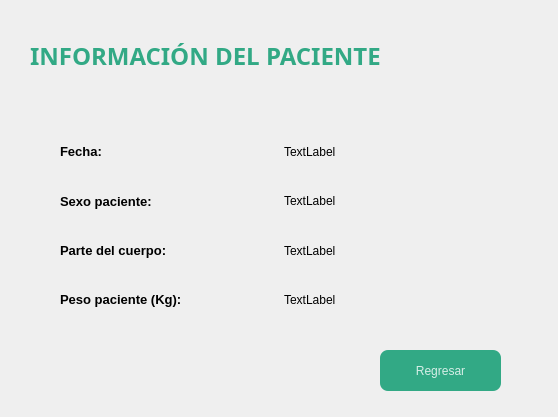
<?xml version="1.0" encoding="UTF-8"?>
<ui version="4.0">
 <class>Dialog</class>
 <widget class="QDialog" name="Dialog">
  <property name="geometry">
   <rect>
    <x>0</x>
    <y>0</y>
    <width>558</width>
    <height>417</height>
   </rect>
  </property>
  <property name="windowTitle">
   <string>Dialog</string>
  </property>
  <widget class="QLabel" name="label">
   <property name="geometry">
    <rect>
     <x>30</x>
     <y>40</y>
     <width>501</width>
     <height>31</height>
    </rect>
   </property>
   <property name="font">
    <font>
     <family>Arial Black</family>
     <pointsize>18</pointsize>
     <weight>75</weight>
     <bold>true</bold>
    </font>
   </property>
   <property name="text">
    <string>INFORMACIÓN DEL PACIENTE</string>
   </property>
   <property name="styleSheet">
    <string>color: #32a985;</string>
   </property>
  </widget>  <widget class="QWidget" name="gridLayoutWidget">
   <property name="geometry">
    <rect>
     <x>60</x>
     <y>130</y>
     <width>441</width>
     <height>191</height>
    </rect>
   </property>
   <layout class="QGridLayout" name="gridLayout">
    <item row="2" column="0">
     <widget class="QLabel" name="label_6">
      <property name="font">
       <font>
        <pointsize>10</pointsize>
        <weight>75</weight>
        <bold>true</bold>
       </font>
      </property>
      <property name="text">
       <string>Sexo paciente:</string>
      </property>
     </widget>
    </item>
    <item row="4" column="0">
     <widget class="QLabel" name="label_2">
      <property name="font">
       <font>
        <pointsize>10</pointsize>
        <weight>75</weight>
        <bold>true</bold>
       </font>
      </property>
      <property name="text">
       <string>Peso paciente (Kg):</string>
      </property>
     </widget>
    </item>
    <item row="3" column="0">
     <widget class="QLabel" name="label_5">
      <property name="font">
       <font>
        <pointsize>10</pointsize>
        <weight>75</weight>
        <bold>true</bold>
       </font>
      </property>
      <property name="text">
       <string>Parte del cuerpo:</string>
      </property>
     </widget>
    </item>
    <item row="1" column="0">
     <widget class="QLabel" name="label_3">
      <property name="font">
       <font>
        <pointsize>10</pointsize>
        <weight>75</weight>
        <bold>true</bold>
       </font>
      </property>
      <property name="text">
       <string>Fecha:</string>
      </property>
     </widget>
    </item>
    <item row="1" column="1">
     <widget class="QLabel" name="date">
      <property name="text">
       <string>TextLabel</string>
      </property>
     </widget>
    </item>
    <item row="2" column="1">
     <widget class="QLabel" name="pat_sex">
      <property name="text">
       <string>TextLabel</string>
      </property>
     </widget>
    </item>
    <item row="3" column="1">
     <widget class="QLabel" name="body_part">
      <property name="text">
       <string>TextLabel</string>
      </property>
     </widget>
    </item>
    <item row="4" column="1">
     <widget class="QLabel" name="peso_pac">
      <property name="text">
       <string>TextLabel</string>
      </property>
     </widget>
    </item>
   </layout>
  </widget>
  <widget class="QPushButton" name="regresar">
   <property name="geometry">
    <rect>
     <x>380</x>
     <y>350</y>
     <width>121</width>
     <height>41</height>
    </rect>
   </property>
   <property name="text">
    <string>Regresar</string>
   </property>
   <!-- Estilo -->
   <property name="styleSheet">
    <string>background-color: #32a985; color: #d6eee7; border: none; border-radius: 7.5px; text-align: center;</string>
   </property>
  </widget>
 </widget>
 <resources/>
 <connections/>
</ui>
